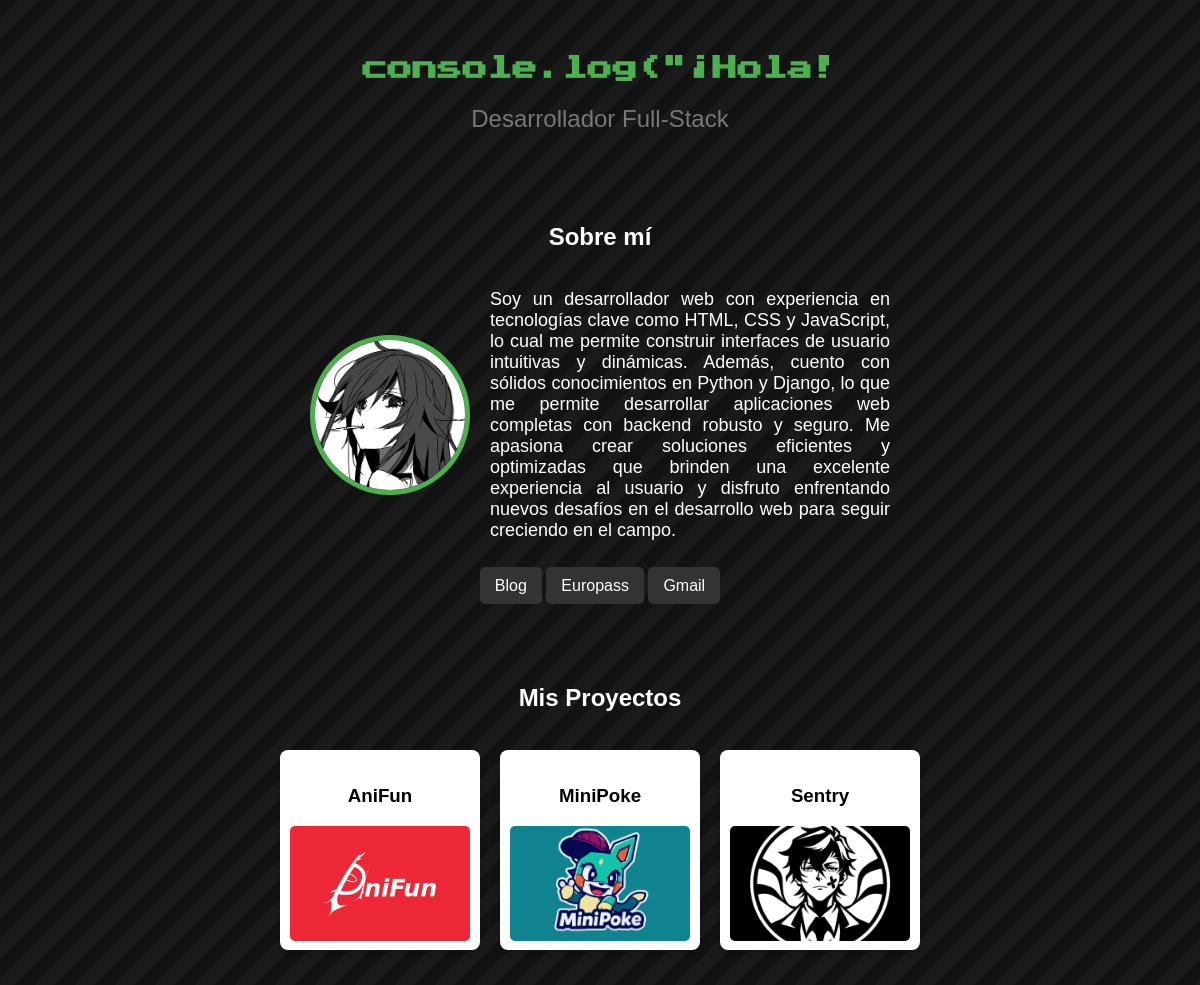
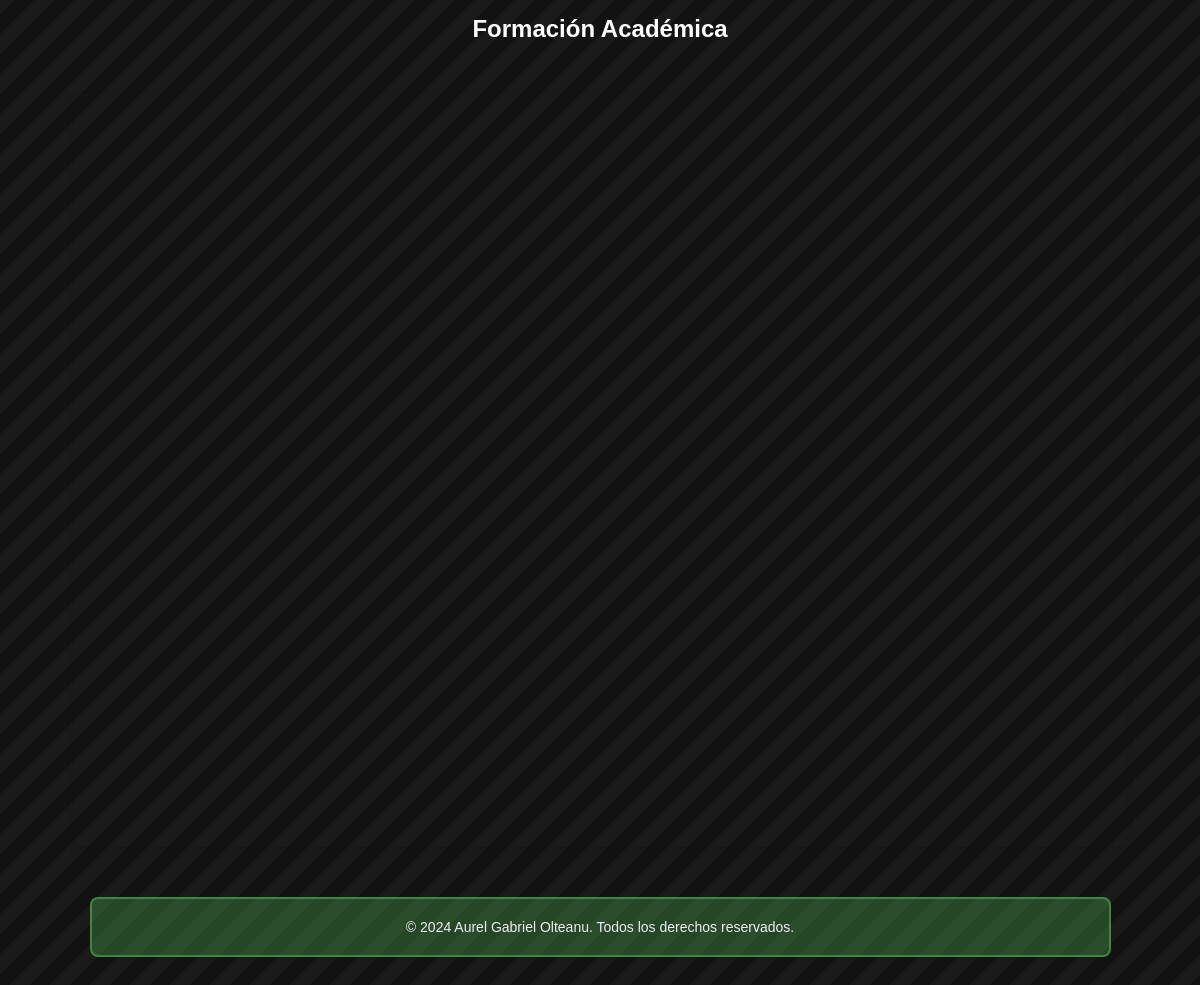
The page / on the database its author committed (2 pictures, top to bottom).
### portfolio/models.py (models this page shows, shortened)
class Proyect(models.Model):
    title = models.CharField(max_length=100)
    description = models.CharField(max_length=250)
    image = models.ImageField(upload_to='portfolio/media/images')
    url = models.URLField(blank=True)

### portfolio/views.py (the view)
# urls.py: 2. Add a URL to urlpatterns:  path('', views.home, name='home')
def home(request):
    proyects = Proyect.objects.all()
    return render(request, "portfolio/index.html", {'proyects':proyects})

### portfolio/templates/portfolio/index.html (shortened to what this page needs)
<!DOCTYPE html>
<html lang="es">
<head>
  {% load static %}
  <link rel="stylesheet" href="{% static 'css/dinamicBackground.css' %}">
  <link rel="stylesheet" href="{% static 'css/index.css' %}">
  <link rel="stylesheet" href="{% static 'css/cursors.css' %}">
  <link rel="stylesheet" href="{% static 'css/tooltipGmail.css' %}">
  <link rel="stylesheet" href="{% static 'css/footer.css' %}">
</head>
<body class="dinamic-background">
  <section id="inicio" class="section">
    <header class="header">
    <h2 id="title" class="tittleLog" style="font-size: 25px"></h2>
      <p class="subtitle">Desarrollador Full-Stack</p>
    </header>
  </section>
  <section id="sobre-mi" class="section">
    <h2>Sobre mí</h2>
    <div class="about-content">
      <img src="{% static 'assets/images/profile.png' %}" alt="Imagen de perfil" class="about-img">
      <p class="about-text">Soy un desarrollador web con experiencia en tecnologías clave como HTML, CSS y JavaScript, lo cual me permite construir interfaces de usuario intuitivas y dinámicas. Además, cuento con sólidos conocimientos en Python y Django, lo que me permite desarrollar aplicaciones web completas con backend robusto y seguro. Me apasiona crear soluciones eficientes y optimizadas que brinden una excelente experiencia al usuario y disfruto enfrentando nuevos desafíos en el desarrollo web para seguir creciendo en el campo.</p>
    </div>
    <br>
        <a href="/blog" class="nav-button">Blog</a>
        <a class="nav-button" href="{% static 'documents/MyCV-Gabriel.pdf' %}" target="_blank" >Europass</a>
        <a class="nav-button">
            <span class="tooltip" data-tooltip="gaurels016@gmail.com">Gmail</span>
        </a>
  </section>
  <section id="portafolio" class="section">
    <h2>Mis Proyectos</h2><br>
    <div class="portfolio-container">
      {% for proyect in proyects %}
      <div class="project-card">
          <h3 style="color:black;margin-top:35px">{{proyect.title}}</h3>
          <img src="{{ proyect.image.url }}" style="width: 90%; height: 115px;border-radius: 5px;object-fit: cover;"></img>
      </div>
      {% endfor %}
    </div>
    <h2>Formación Académica</h2>
  <section id="education">
  <div class="degree-container">
  </div>
</section>
  <footer id="miFooter">
  <p>&copy; 2024 Aurel Gabriel Olteanu. Todos los derechos reservados.</p>
  </footer>
</body>
</html>

### portfolio/static/css/dinamicBackground.css (style rules this page uses)
.dinamic-background { width: 100%; height: 100%; background: #121212; background: linear-gradient( 135deg, #121212 25%, #1a1a1a 25%, #1a1a1a 50%, #121212 50%, #121212 75%, #1a1a1a 75%, #1a1a1a ); background-size: 40px 40px; animation: move 4s linear infinite; }

### portfolio/static/css/index.css (style rules this page uses)
body { font-family: Arial, sans-serif; margin: 0; background: #f0f0f0; color: #333; }
.section { padding: 35px; text-align: center; }
.tittleLog { font-family: monospace; font-size: 2.5em; color: #4caf50; }
.subtitle { font-size: 1.5em; color: #777; animation: fadeInUp 2s ease-in-out; margin-bottom: 0px; }
.about-content { display: flex; justify-content: center; align-items: center; }
.about-img { width: 150px; height: 150px; border-radius: 50%; margin-right: 20px; transition: transform 0.3s; border: 5px solid #4caf50; animation: fadeIn 1s ease-in; }
.about-text { max-width: 400px; text-align: justify; font-size: 18px; animation: fadeIn 1s ease-in; }
.nav-button { background-color: #333; color: white; padding: 10px 15px; margin: 10px 0; text-decoration: none; border-radius: 5px; font-size: 16px; text-align: center; transition: background-color 0.3s; }
.portfolio-container { display: flex; justify-content: center; flex-wrap: wrap; gap: 20px; margin-bottom: 50px; }
.project-card { width: 200px; height: 200px; background-color: #fff; border-radius: 8px; box-shadow: 0 4px 8px rgba(0, 0, 0, 0.2); transition: transform 0.3s; }
#education { max-width: 93%; margin: 50px auto; border-radius: 8px; box-shadow: 0 4px 8px rgba(0, 0, 0, 0.1); }
.degree-container { display: flex; flex-wrap: wrap; justify-content: center; gap: 20px; }
.section { background-attachment: fixed; background-size: cover; color: #fff; }

### portfolio/static/css/cursors.css (style rules this page uses)
body { cursor: url('cursors/default-pointer.cur'), auto; }
a { cursor: url('cursors/link-pointer.cur'), pointer; }

### portfolio/static/css/tooltipGmail.css (style rules this page uses)
.nav-button { cursor: pointer; }
.tooltip { position: relative; cursor: pointer; }
.tooltip::after { content: attr(data-tooltip); position: absolute; top: 100%; left: 50%; transform: translateX(-50%); visibility: hidden; opacity: 0; background-color: #333; color: #fff; text-align: center; padding: 5px; border-radius: 4px; width: 120px; font-size: 14px; white-space: nowrap; width: max-content; padding: 7px; margin-top: 20px; transition: max-height 0.4s ease, opacity 0.4s ease, visibility 0.4s ease; }

### portfolio/static/css/footer.css (style rules this page uses)
#miFooter { background-color: #4caf4f57; color: #ecf0f1; text-align: center; padding: 20px 10px; font-size: 14px; width: 90%; height: 100%; margin: auto; padding-inline: 0; border-radius: 8px; border: solid 2px #4caf4f9c; }
#miFooter p { margin: 0; }

### rows shown on the page
Proyect: title "AniFun", image (picture)
Proyect: title "MiniPoke", image (picture)
Proyect: title "Sentry", image (picture)
